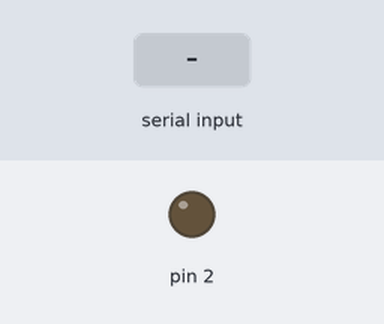
Bench run of a sketch on a simulated Arduino Uno, built with avr-gcc and run on an emulated ATmega328P. On the bench: output pins drawn as LEDs (lit = HIGH). The test bench sets the inputs (shaded band).

Above: at 1.2 s.
1.3 s: "on" received over Serial
At 3.5 s:
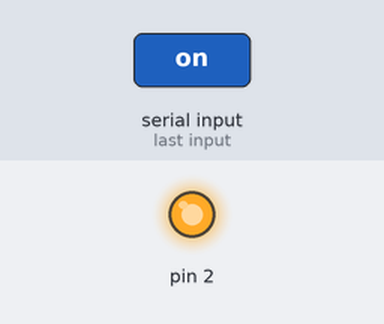
3.8 s: "off" received over Serial
At 5.6 s:
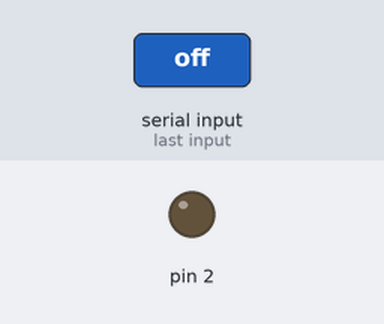
Timing chart, 0 to 7.1 s (numbered marks = the images above; inputs shaded):
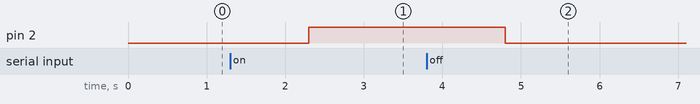

Measured:
- after the input at 1.3 s, pin 2: LOW → HIGH after 1.0 s
- after the input at 3.8 s, pin 2: HIGH → LOW after 1.0 s

The sketch:

1b.ino
```cpp
/* ON/OFF a LED by Serial communication

Συνδεσμολογία κυκλώματος:
PIN_2 => LED_Anode - LED_Cathode = > Αντίσταση 220Ω => Gnd
PIN_0 => Serial_RX
PIN_1 => Serial_TX
*/

String input; //για αποθήκευση δεδομένων από την σειριακή

//Η συνάρτηση setup() εμπεριέχει αρχικοποιήσεις
//Εκτελείται μόνο μία φορά κατά την τροφοδοσία του Arduino Uno
void setup()
{
  //Ρυθμίζεται το PIN_2 ως έξοδος
  pinMode(2, OUTPUT);
  //άνοιγμα της σειριακής και αρχικοποίηση στα 9600 bps
  Serial.begin(9600);
}

//Αυτή η συνάρτηση εκτελείται διαρκώς
void loop()
{
  //έλεγχος για δεδομένα στην σειριακή
  if (Serial.available() > 0){
    //ανάγνωση και αποθήκευση δεδομένων
    input = Serial.readString();
    //έλεγχος δεδομένων
    if(input == "on"){//LED is on
      digitalWrite(2, HIGH); // Γράψε HIGH (5V) στο pin 2
    }
    else if(input=="off"){      //LED is off
      digitalWrite(2, LOW);  // Γράψε LOW (0V) στο  pin 2
    }
   else{
     Serial.println("Wrong command");
    }
  }
}
```
